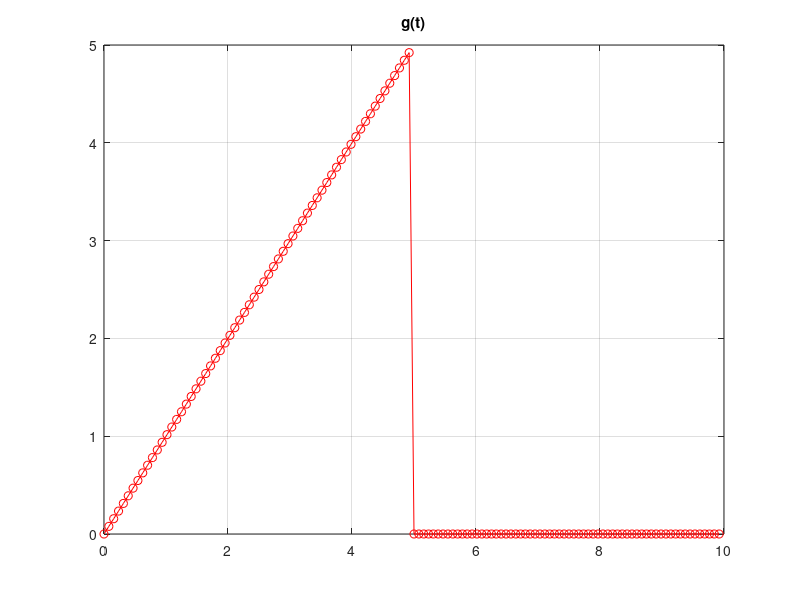
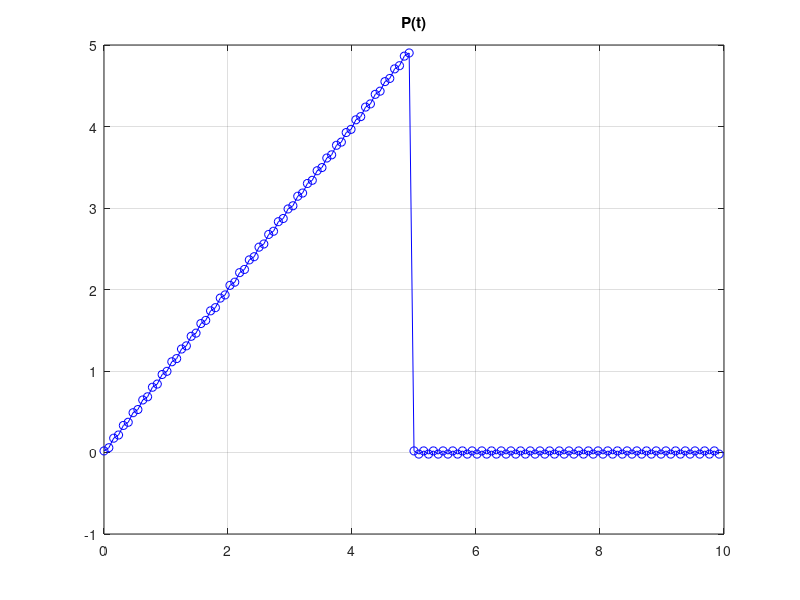
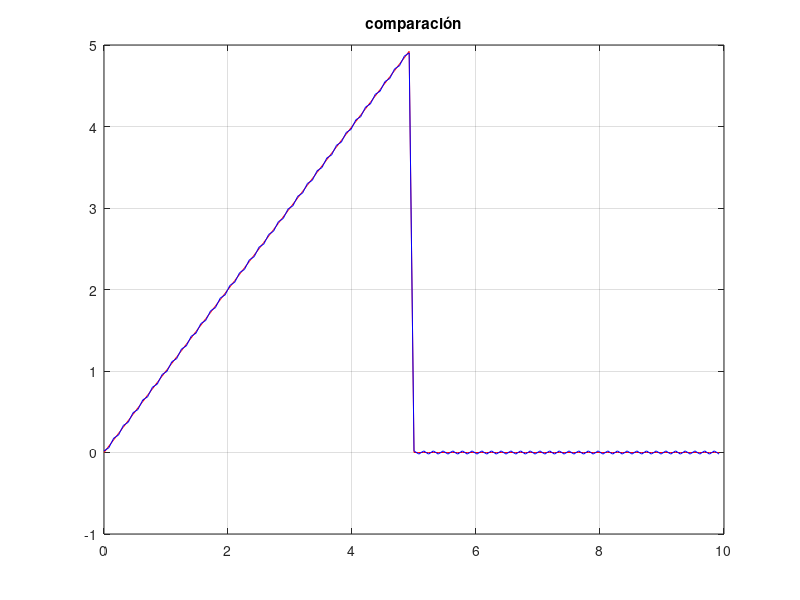

Reproduce these figures in MATLAB, in order.

function ejercicio1

    clc,clear

    graficos = 1;

    # función
    N=128;
    tf=10;
    t0=0;
    Dt=(tf-t0)/N;
    m=(N/2)-1;
    ncol=m*2+1;

    # períodos
    Tg=10;
    Tm=5;
    Tp=10;

    # frecuencias
    w0=2*pi/N;
    dw=w0/Dt;

    t=zeros(N,1);
    g=zeros(N,1);

    # construcción función discreta
    for j=1:N
        t(j) = (j-1)*Dt;
        g(j) = sierra(t(j),Tm);
    endfor

    # construcción base
    FI = zeros(N, ncol);
    FI(:,1) = 1;
    for j=1:N
        for k=1:m
            FI(j,k*2) = cos(k * w0 * (j-1));
            FI(j,k*2+1) = sin(k * w0 * (j-1));
        endfor
    endfor

    A = diag(diag(FI'*FI));
    b = FI' * g;
    alfa = linsolve(A,b);

    P = FI * alfa;
    r = g - P;

    # gráficos
    if (graficos == 1)

        figure(1)
        plot(t,g,'ro-')
        grid on
        title('g(t)')

        figure(2)
        plot(t, P, 'bo-')
        grid on
        title('P(t)')

        figure(3)
        plot(t,g, 'r-',t,P,'b-')
        grid on
        title('comparación')

    endif



endfunction

function y = pulso(t,m)
    if (t < m)
        y = 1;
    else
        y = 0;
    endif
endfunction

function y = sierra(t,m)
    if (t < m)
        y = t;
    else
        y = 0;
    endif
endfunction
